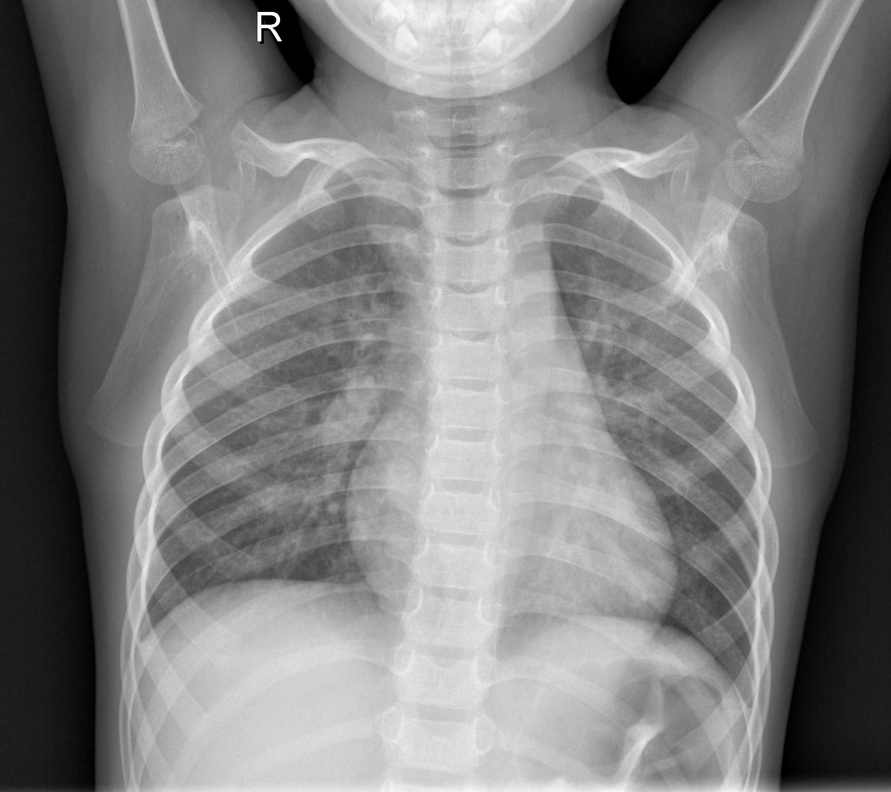
#> input picture img/0/IM-0115-0001.jpeg, 891 x 792 px, shrunk from 2090 x 1858 before the run
$ python data_aug.py --img_dir img/0 --number 3
#> lines starting #> are read from the running program, lines starting #| are printed output that depends on the picture
import os
import cv2
import random
import argparse
import numpy as np

def img_rotate_counter_clk(img, range=10.0):
    (h, w) = img.shape[:2]
    center = (w / 2, h / 2)
    scale = 1.0
    angle = random.randrange(-range, 0)
    M = cv2.getRotationMatrix2D(center, angle, scale)
    img_ro = cv2.warpAffine(img, M, (h, w))
    return img_ro

def img_rotate_clk(img, range=10.0):
    (h, w) = img.shape[:2]
    center = (w / 2, h / 2)
    scale = 1.0
    angle = random.randrange(0, range)
    M = cv2.getRotationMatrix2D(center, angle, scale)
    img_ro = cv2.warpAffine(img, M, (h, w))
    return img_ro

def img_hflip(img):
    img_hf = img[:, ::-1]
    return img_hf

def img_vflip(img):
    img_vf = img[::-1, :]
    return img_vf

def img_shift(img, max_amt=0.05):
    from scipy import ndimage
    new_img = np.copy(img)
    shape = new_img.shape
    max_x = int(shape[0] * max_amt)
    max_y = int(shape[1] * max_amt)
    x = np.random.randint(low=-max_x, high=max_x)
    y = np.random.randint(low=-max_y, high=max_y)
    return ndimage.interpolation.shift(new_img,shift=[x,y,0])

def imgAug(img_dir, out_img_num):

#> called with img_dir = 'img/0', out_img_num = 3
    if not os.path.exists(img_dir):
        print("Error: the given directory {} doesn't exist, please check".format(img_dir))
        return 0

    filenames = os.listdir(img_dir)
    random.shuffle(filenames)

    print ('Data augmentation under {}...'.format(img_dir))

    while len(os.listdir(img_dir)) < out_img_num:

        for filename in filenames:
            if len(os.listdir(img_dir)) >= out_img_num:
                break

            path = os.path.join(img_dir, filename)
            im = cv2.imread(path)
#> im is the input picture: shape (792, 891, 3); min 0, max 255, mean 128.9

            f_i = random.randint(0, len(aug_funcs)-1)
            aug_func = aug_funcs[f_i]

            aug_im = aug_func(im)
#> in img_vflip, `img_vf = img[::-1, :]`:
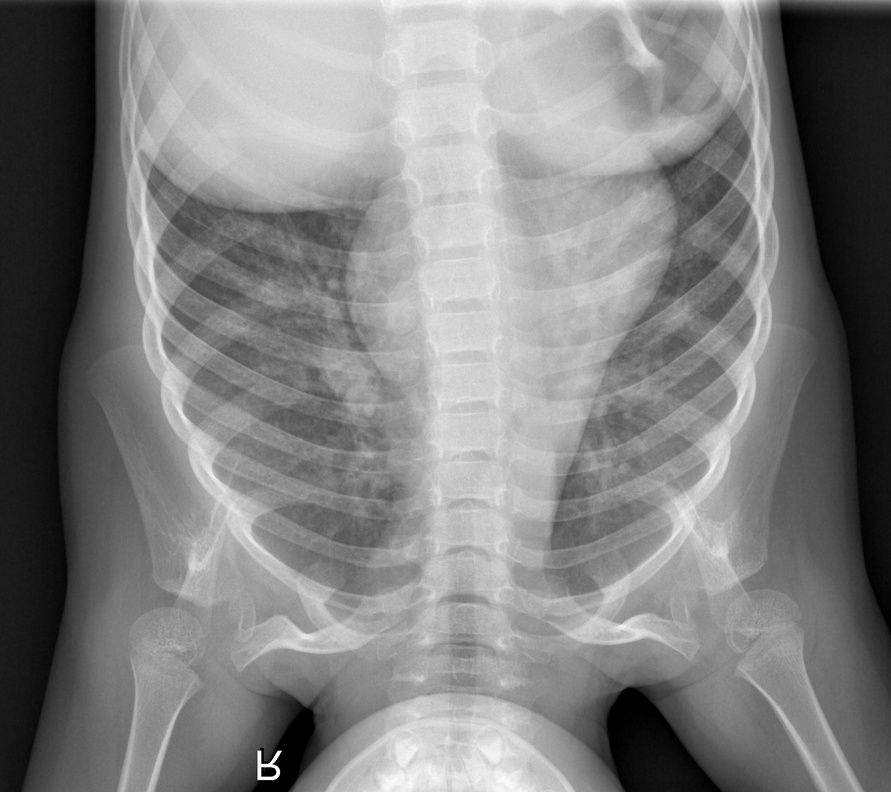
#> img_vf: shape (792, 891, 3); min 0, max 255, mean 128.9
            i_name = 'aug{}_'.format(f_i) + filename
            out_name = os.path.join(img_dir, i_name)
            cv2.imwrite(out_name, aug_im)


def main(args):
    img_dir = args.img_dir
    out_img_num = args.number
    imgAug(img_dir, out_img_num)


if __name__ == '__main__':
    aug_funcs = [img_rotate_counter_clk, img_rotate_clk, img_shift, img_vflip, img_hflip]
    parser = argparse.ArgumentParser()
    parser.add_argument('--img_dir', type=str, required=True, help='path to the images to augment, e.g. img/0')
    parser.add_argument('--number', type=int, required=True, help='number of images required after augment')
    args = parser.parse_args()
    main(args)

$ run again, on img/0/IM-0122-0001.jpeg
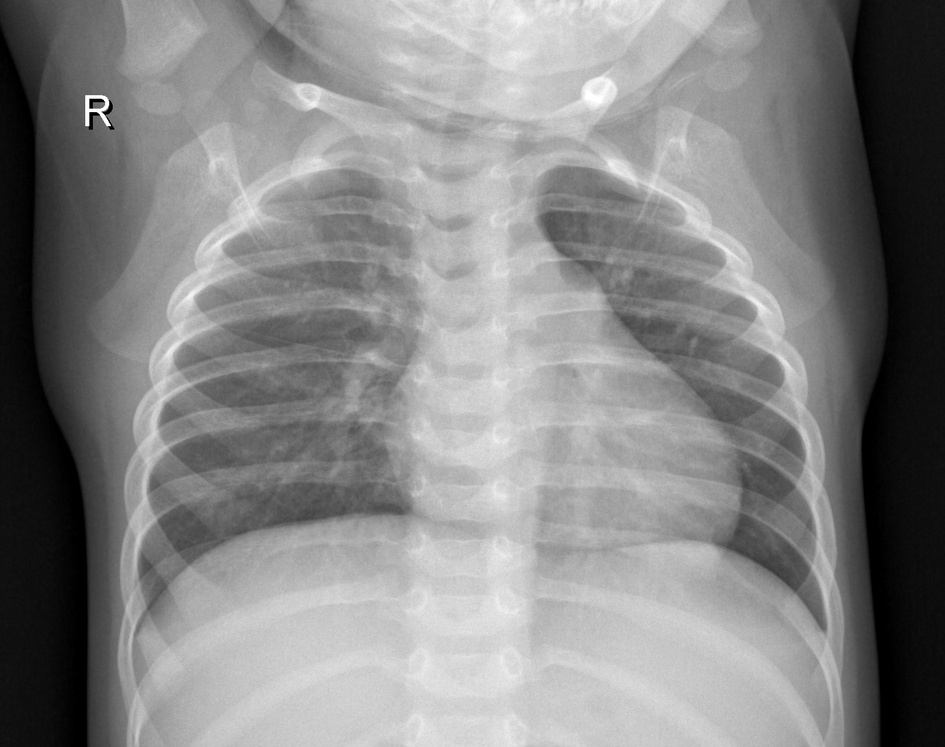
#> input picture img/0/IM-0122-0001.jpeg, 945 x 747 px, shrunk from 1618 x 1279 before the run
#> in imgAug, im is the input picture: shape (747, 945, 3); min 0, max 255, mean 133
#> in img_vflip, `img_vf = img[::-1, :]`:
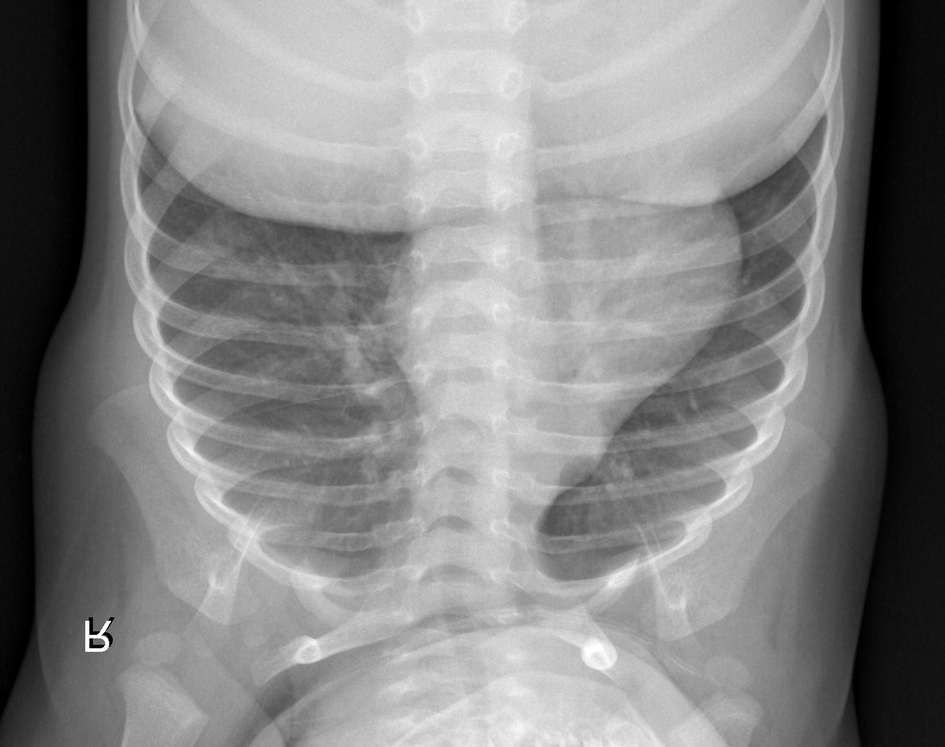
#> img_vf: shape (747, 945, 3); min 0, max 255, mean 133
